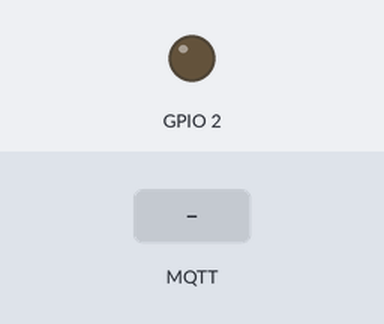
A program run on a simulated ESP8266 (Wemos D1 mini). Shown: output pins drawn as LEDs (lit = HIGH). The test bench sets the inputs (shaded band). WiFi joins after 1.5 s; servers stay silent unless stated; random numbers use the default seed unless the program sets one; no MQTT or app messages arrive unless stated; what the program prints to the serial monitor is not drawn.

Above: at 2.7 s.
2.8 s: MQTT message "1" arrives on the first subscribed topic
At 3.6 s:
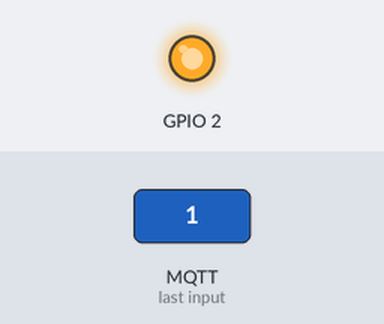
5.3 s: MQTT message "on" arrives on the first subscribed topic
At 6.7 s:
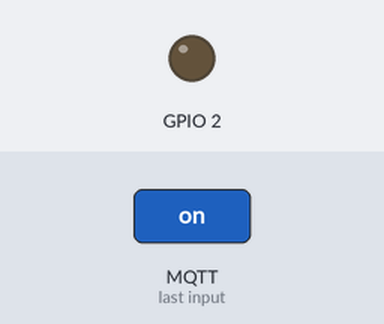
6.8 s: MQTT message "off" arrives on the first subscribed topic
At 8.1 s:
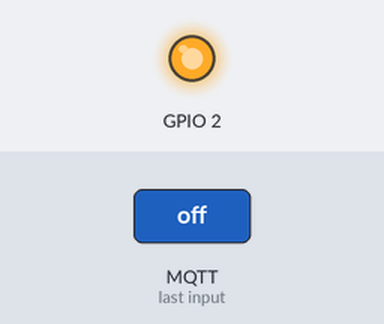
Timing chart, 0 to 9.8 s (numbered marks = the images above; inputs shaded):
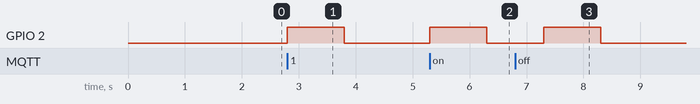

Measured:
- after the input at 2.8 s, GPIO 2: LOW → HIGH at once, → LOW 1.0 s later
- after the input at 5.3 s, GPIO 2: LOW → HIGH at once, → LOW 1.0 s later
- after the input at 6.8 s, GPIO 2: LOW → HIGH after 0.50 s, → LOW 1.0 s later

The program:

main.cpp
```cpp
#include <Arduino.h>

// void setup() {
//   Serial.begin(9600);
// }

// void loop() {
//   delay(1000);
//   Serial.println("Hello World!");
// }

/*
 Basic ESP8266 MQTT example

 This sketch demonstrates the capabilities of the pubsub library in combination
 with the ESP8266 board/library.

 It connects to an MQTT server then:
  - publishes "hello world" to the topic "outTopic" every two seconds
  - subscribes to the topic "inTopic", printing out any messages
    it receives. NB - it assumes the received payloads are strings not binary
  - If the first character of the topic "inTopic" is an 1, switch ON the ESP Led,
    else switch it off

 It will reconnect to the server if the connection is lost using a blocking
 reconnect function. See the 'mqtt_reconnect_nonblocking' example for how to
 achieve the same result without blocking the main loop.

 To install the ESP8266 board, (using Arduino 1.6.4+):
  - Add the following 3rd party board manager under "File -> Preferences -> Additional Boards Manager URLs":
       http://arduino.esp8266.com/stable/package_esp8266com_index.json
  - Open the "Tools -> Board -> Board Manager" and click install for the ESP8266"
  - Select your ESP8266 in "Tools -> Board"

*/

#include <ESP8266WiFi.h>
#include <PubSubClient.h>

// int Mode_Pin = V0;
// int LED_ARRAY = V3;

// Update these with values suitable for your network.

const char* ssid = "Seb's phone";
const char* password = "ihatedrawing";
const char* mqtt_server = "149.28.177.218";

WiFiClient espClient;
PubSubClient client(espClient);
long lastMsg = 0;
char msg[50];
int value = 0;

void setup_wifi() {

  delay(10);
  // We start by connecting to a WiFi network
  Serial.println();
  Serial.print("Connecting to ");
  Serial.println(ssid);

  WiFi.begin(ssid, password);

  while (WiFi.status() != WL_CONNECTED) {
    delay(500);
    Serial.print(".");
  }

  randomSeed(micros());

  Serial.println("");
  Serial.println("WiFi connected");
  Serial.println("IP address: ");
  Serial.println(WiFi.localIP());
}

void callback(char* topic, byte* payload, unsigned int length) {
  Serial.print("Message arrived [");
  Serial.print(topic);
  Serial.print("] ");
  for (int i = 0; i < length; i++) {
    Serial.print((char)payload[i]);
  }
  Serial.println();

  // Switch on the LED if an 1 was received as first character
  // if ((char)payload[0] == '1') {
  //   digitalWrite(BUILTIN_LED, LOW);   // Turn the LED on (Note that LOW is the voltage level
  //   // but actually the LED is on; this is because
  //   // it is active low on the ESP-01)
  // } else {
  //   digitalWrite(BUILTIN_LED, HIGH);  // Turn the LED off by making the voltage HIGH
  // }
  digitalWrite(BUILTIN_LED, HIGH);
  delay(1000);
  digitalWrite(BUILTIN_LED,LOW);
  delay(1000);
}

void reconnect() {
  // Loop until we're reconnected
  while (!client.connected()) {
    Serial.print("Attempting MQTT connection...");
    // Create a random client ID
    String clientId = "ESP8266Client-";
    clientId += String(random(0xffff), HEX);
    // Attempt to connect
    if (client.connect(clientId.c_str())) {
      Serial.println("connected");
      // Once connected, publish an announcement...
      client.publish("outTopic", "hello world");
      // ... and resubscribe
      // client.subscribe("inTopic");
      client.subscribe("SoilSensor1");
    } else {
      Serial.print("failed, rc=");
      Serial.print(client.state());
      Serial.println(" try again in 5 seconds");
      // Wait 5 seconds before retrying
      delay(5000);
    }
  }
}

void setup() {
  pinMode(BUILTIN_LED, OUTPUT);     // Initialize the BUILTIN_LED pin as an output
  // pinMode(Mode_Pin, OUTPUT);
  // pinMode(LED_ARRAY, OUTPUT);
  Serial.begin(9600);
  Serial.println("Hello I'm here");
  setup_wifi();
  client.setServer(mqtt_server, 1883);
  client.setCallback(callback);
}

void loop() {

  if (!client.connected()) {
    reconnect();
  }
  client.loop();

  long now = millis();
  if (now - lastMsg > 2000) {
    lastMsg = now;
    ++value;
    snprintf (msg, 50, "hello world #%ld", value);
    // Serial.print("Publish message: ");
    // Serial.println(msg);
    // client.publish("outTopic", msg);
    // digitalWrite(BUILTIN_LED, HIGH);
    // delay(500);
    // digitalWrite(BUILTIN_LED, HIGH);
    // delay(1000);
    // digitalWrite(BUILTIN_LED,LOW);
    // delay(1000);
    // digitalWrite(LED_ARRAY, )
  }
}
```
